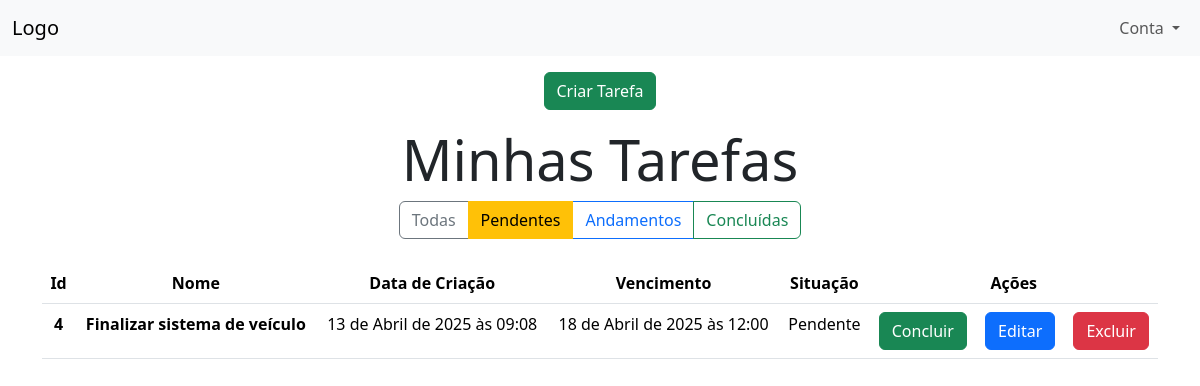
Page /task/home/?status_selecionado=pendentes (signed in) on the committed database.
### task/models.py (models this page shows, shortened)
class Task(models.Model):
    name = models.CharField(max_length=255)
    creation_date = models.DateTimeField(auto_now_add=True)
    expiration_date = models.DateTimeField()
    user = models.ForeignKey(User, on_delete=models.DO_NOTHING)
    status = models.CharField(max_length=20,
                               choices=StatusEnum.choices,
                                 default=StatusEnum.PENDING)

### task/views.py (the view)
# urls.py: path('home/', views.home, name='home'),
@login_required(login_url='/account/login')
def home(request):
    status = [status.value for status in StatusEnum]
    status_selecionado = request.GET.get('status_selecionado')
    user = request.user
    tasks = Task.objects.filter(user = user).all()
    if status_selecionado:
        if status_selecionado != 'Todas':
            if status_selecionado == 'pendentes':
                tasks = tasks.filter(status = StatusEnum.PENDING)
            if status_selecionado == 'andamentos':
                tasks = tasks.filter(status = StatusEnum.IN_PROGRESS)
            if status_selecionado == 'concluidas':
                tasks = tasks.filter(status = StatusEnum.FINISHED)
    return render(request, 'home.html', {'status': status, 'tasks': tasks, 'status_selecionado': status_selecionado})

### task/templates/home.html (shortened to what this page needs)
{% extends 'base.html' %}
{% block content %}
    {% include 'partials/navbar.html' %}
    <div class="d-flex justify-content-center mb-3 mt-3">
        <a href="{% url 'create_task' %}" class="btn btn-success">Criar Tarefa</a>
    </div>
    <div class='container'>
        <h1 class="text-center display-4">Minhas Tarefas</h1>
        <div class="d-flex justify-content-center mb-4">
            <div class="btn-group" role="group" aria-label="Filtro de Tarefas">
                <a href="?status_selecionado=todas" class="btn btn-outline-secondary {% if request.GET.status_selecionado == 'todas' or not request.GET.status_selecionado %}active{% endif %}">Todas</a>
                <a href="?status_selecionado=pendentes" class="btn btn-outline-warning {% if request.GET.status_selecionado == 'pendentes' %}active{% endif %}">Pendentes</a>
                <a href="?status_selecionado=andamentos" class="btn btn-outline-primary {% if request.GET.status_selecionado == 'andamentos' %}active{% endif %}">Andamentos</a>
                <a href="?status_selecionado=concluidas" class="btn btn-outline-success {% if request.GET.status_selecionado == 'concluidas' %}active{% endif %}">Concluídas</a>
            </div>
        </div>
        <table class="table">
            <thead>
              <tr class="text-center">
                <th scope="col">Id</th>
                <th scope="col">Nome</th>
                <th scope="col">Data de Criação</th>
                <th scope="col">Vencimento</th>
                <th scope="col">Situação</th>
                <th scope="col" colspan="3">Ações</th>
              </tr>
            </thead>
            <tbody>
              {% for task in tasks %}
                <tr class="text-center">
                    <th>{{task.id}}</th>
                    <th>{{task.name}}</th>
                    <td>{{task.creation_date}}</td>
                    <td>{{task.expiration_date}}</td>
                    <td>{{task.status}}</td>
                    <td><a class="btn btn-success" href="{% url 'finish_task' task.id %}">Concluir</a></td>
                    <td><a class="btn btn-primary" href="{% url 'edit_task' task.id %}">Editar</a></td>
                    <td><a class="btn btn-danger" href="{% url 'exclude_task' task.id %}">Excluir</a></td>
                </tr>
              {% endfor %}
            </tbody>
          </table>
    </div>
{% endblock %}

### rows in the picture
Task: id "4", name "Finalizar sistema de veículo", creation_date "13 de Abril de 2025 às 09:08", expiration_date "18 de Abril de 2025 às 12:00", status "Pendente"
